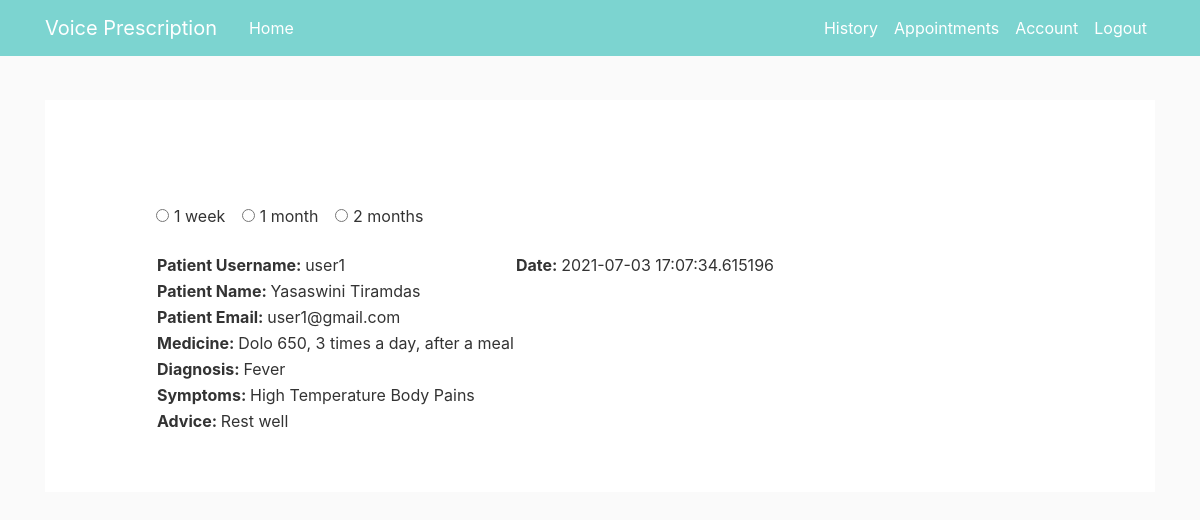
/history (signed in), run on the app's committed database.
### voiceprescription/models.py (models this page shows, shortened)
class Prescriptions(db.Model):
    id = db.Column(db.Integer, primary_key=True)
    patient_id = db.Column(db.Integer, db.ForeignKey('user.id'))
    doctor_id = db.Column(db.Integer, db.ForeignKey('user.id'))
    patient_name = db.Column(db.String(30), nullable=False)
    age = db.Column(db.Integer, nullable=False)
    appointment_id = db.Column(db.Integer, db.ForeignKey('appointments.id'))
    date_and_time = db.Column(db.DateTime, nullable=False, default=datetime.utcnow)
    prescription = db.Column(db.String(150), nullable=False)
    diagnosis = db.Column(db.String(150), nullable=False)
    symptoms = db.Column(db.String(150), nullable=False)
    advice = db.Column(db.String(150), nullable=False)
    sign = db.Column(db.String(30), nullable=False)
    doctor = relationship("User", foreign_keys=[doctor_id])
    patient = relationship("User", foreign_keys=[patient_id])
    appointments = relationship("Appointments", foreign_keys=[appointment_id])

class User(db.Model, UserMixin):
    id = db.Column(db.Integer, primary_key=True)
    username = db.Column(db.String(20), unique=True, nullable=False)
    email = db.Column(db.String(120), unique=True, nullable=False)
    image_file = db.Column(db.String(20), nullable=False, default='default.jpg')
    type = db.Column(db.String(2), nullable=False, default='p')
    password = db.Column(db.String(60), nullable=False)

### voiceprescription/routes.py (the view)
@app.route('/history')
def history():
    if current_user.type=='p':
        patient_pres = Prescriptions.query.filter_by(patient_id=current_user.id).order_by(Prescriptions.date_and_time.desc()).all()
        return render_template('displayprescriptions.html', prescriptions=patient_pres)
    else:
        doctor_pres = Prescriptions.query.filter_by(doctor_id=current_user.id).order_by(Prescriptions.date_and_time.desc()).all()
        return render_template('displayprescriptions.html', prescriptions=doctor_pres)

### voiceprescription/models.py (called while the page is built)
@login_manager.user_loader
def load_user(user_id):
    return User.query.get(int(user_id))

### voiceprescription/templates/displayprescriptions.html
{% extends "layout.html" %}
{% block content %}
<div class="content padL10per">
    <div class="padTB24"></div>
    <form action="">
        <div class="form-check form-check-inline">
            <input class="form-check-input" type="radio" name="inlineRadioOptions" id="inlineRadio1" value="option1">
            <label class="form-check-label" for="inlineRadio1">1 week</label>
        </div>
        <div class="form-check form-check-inline">
            <input class="form-check-input" type="radio" name="inlineRadioOptions" id="inlineRadio1" value="option1">
            <label class="form-check-label" for="inlineRadio1">1 month</label>
        </div>
        <div class="form-check form-check-inline">
            <input class="form-check-input" type="radio" name="inlineRadioOptions" id="inlineRadio1" value="option1">
            <label class="form-check-label" for="inlineRadio1">2 months</label>
        </div>
    </form>
    <br>
    {% for prescription in prescriptions %}
    <table>
        <caption></caption>
        <tbody>
            {% if current_user.type == 'p' %}
            <tr>
                <td><strong>Doctor Username: </strong>{{prescription.doctor.username}}</td>
                <td><strong>Date: </strong>{{prescription.date_and_time}}</td>
            </tr>
            <tr>
                <td><strong>Doctor Email: </strong>{{prescription.doctor.email}}</td>
            </tr>
            {% else %}
            <tr>
                <td><strong>Patient Username: </strong>{{prescription.patient.username}}</td>
                <td><strong>Date: </strong>{{prescription.date_and_time}}</td>
            </tr>
            <tr>
                <td><strong>Patient Name: </strong>{{prescription.patient_name}}</td>
            </tr>
            <tr>
                <td><strong>Patient Email: </strong>{{prescription.patient.email}}</td>
            </tr>
            {% endif %}
            <tr>
                <td><strong>Medicine: </strong>{{prescription.prescription}}</td>
            </tr>
            <tr>
                <td><strong>Diagnosis: </strong>{{prescription.diagnosis}}</td>
            </tr>
            <tr>
                <td><strong>Symptoms: </strong>{{prescription.symptoms}}</td>
            </tr>
            <tr>
                <td><strong>Advice: </strong>{{prescription.advice}}</td>
            </tr>
        </tbody>
    </table>
    <br />
    {% endfor %}
</div>
{% endblock content %}

### voiceprescription/static/main.css (style rules this page uses)
body { background: #fafafa; color: #333333; padding-top: 100px; padding-bottom: 100px; }
.content { background: #ffffff; padding: 10px 20px; margin-bottom: 20px; padding-top: 5%; }
.padL10per { padding-left: 10%; }
.padTB24 { padding-top: 24px; padding-bottom: 24px; }

### data on the page
Prescriptions: patient.username "user1", date_and_time "2021-07-03 17:07:34.615196", patient_name "Yasaswini Tiramdas", patient.email "user1@gmail.com", prescription "Dolo 650, 3 times a day, after a meal", diagnosis "Fever", symptoms "High Temperature Body Pains", advice "Rest well"
